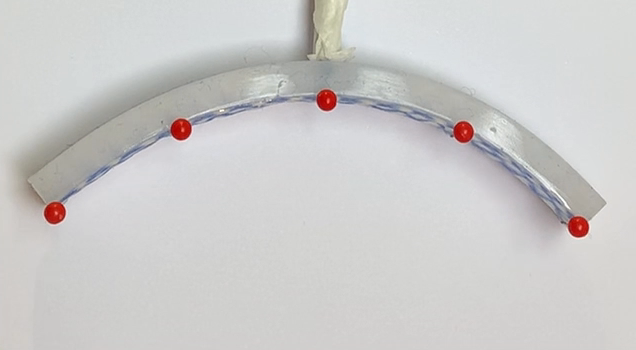
#> input picture frame 26 of IMG_3599.mov, 636 x 350 px, given in place of soft-robotics-demo-slow.mp4, which was not available
$ jupyter execute --allow-errors shape-descriptor.ipynb
#> lines starting #> are read from the running program, lines starting #| are printed output that depends on the picture; after the words box and inside, x2 and y2 are one past the last pixel; in counts of white or black regions, pixels touching at a corner belong together; pictures that were not available may be replaced by others from this repository, and a replacement may not be noted
#> further down, img_rgb is the input picture: shape (350, 636, 3); mean B, G, R 202.4, 203, 203.8
#> `img_rgb = img_rgb[origin[1]:shape[1], origin[0]:shape[0]]`:
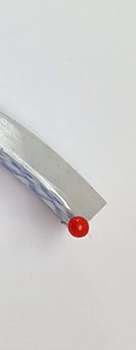
#> img_rgb: shape (350, 136, 3); mean B, G, R 206.6, 207.1, 208.3
#> `img_hsv = cv.cvtColor(img_rgb, cv.COLOR_BGR2HSV)`: img_hsv: shape (350, 136, 3); mean H, S, V 60.2, 6.6, 210
#> `mask1 = cv.inRange(img_hsv, lowerb=red_hsv_lower, upperb=red_hsv_higher)`:
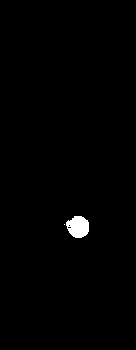
#> mask1: shape (350, 136); 0.81% white; 2 white regions (1 under 20 px), largest, box (x1, y1, x2, y2) and area: (66, 216, 89, 238) 386
#> `mask2 = cv.inRange(img_hsv, lowerb=red_hsv_lower, upperb=red_hsv_higher)`:
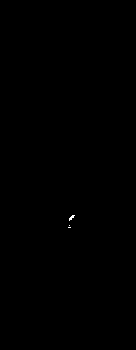
#> mask2: shape (350, 136); 0.04% white in thin lines or dots, all inside (x1, y1, x2, y2) = (68, 215, 75, 228)
#> `mask = mask1 + mask2`: mask: shape (350, 136); 0.86% white; 2 white regions (1 under 20 px)
#> `contours, hierarchy = cv.findContours( mask, cv.RETR_TREE, cv.CHAIN_AP..`: contours = 2 contours, 1 with area under 20; largest, box (x1, y1, x2, y2) and area: (66, 215, 89, 238) 374
#> the loop `for cnt in contours:` made 2 passes
#> after the loop `for cnt in contours:`:
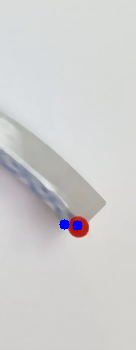
#> img_rgb: shape (350, 136, 3); mean B, G, R 207.2, 206.8, 207.7
#> after the loop `for cnt in contours:`: centers = [[64, 224], [77, 225]]
[cell 1]
import numpy as np
import cv2 as cv
import math
import matplotlib.pyplot as plt

[cell 2]
def sorting(centers_initial, centers_present):
    '''this function sorts the centers detected.
    '''
    centers_intermediate = np.ones((5, 2))
    # looping
    for i in range(5):
        for j in range(5):
            # calculating distance and judge
            if np.sqrt(np.sum(np.square(centers_initial[i]-centers_present[j]))) < 40:
                centers_intermediate[i] = centers_present[j]
                break
#> after the loop, centers_intermediate = [[64, 224], [64, 224], [1, 1], [1, 1], [1, 1]]
    centers_intermediate = centers_intermediate.astype(np.int16)
    return centers_intermediate


def angle_between_lines(p1, p2, p3):
    """
    Calculate the angle between the line p1-p2 and p2-p3
    """
    v1 = np.array([p1[0] - p2[0], p1[1] - p2[1]])
    v2 = np.array([p3[0] - p2[0], p3[1] - p2[1]])

    cosine_angle = np.dot(v1, v2) / (np.linalg.norm(v1) * np.linalg.norm(v2))
    angle = np.arccos(cosine_angle)

    return angle * 180 / math.pi

[cell 3]
file_path = 'soft-robotics-demo-slow.mp4'
vc = cv.VideoCapture(file_path)

if (vc.isOpened() == False):
    print("Error opening video stream or file")

origin = np.array([500, 0])
# dims 1920x1080
shape = np.array([1200, 1080])

[cell 4]
centers_temp = np.array([])
angles_list = []

#> (the rest of this cell did not finish here and is left out)
